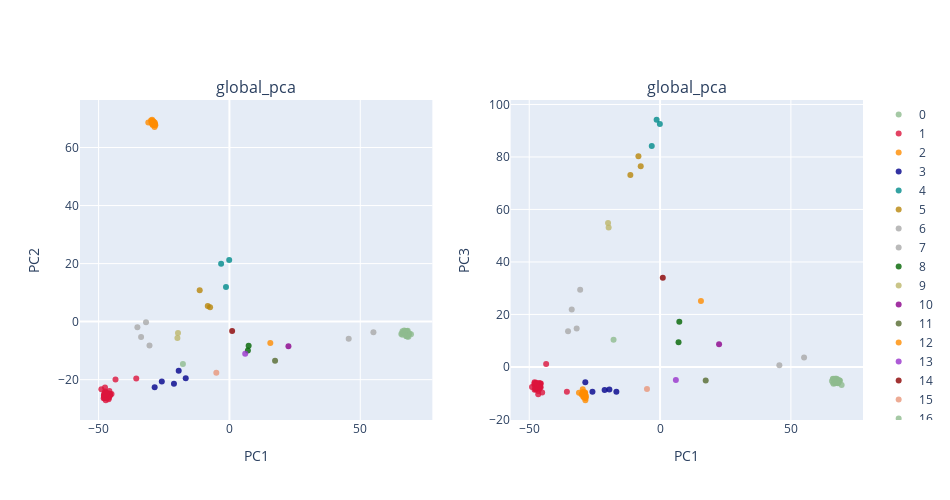

Notebook code for this chart:
### Code cell
###
plot_global_pca(feats,label_select,PCA_color_ref,title= 'global_pca',height= 500,width= 950)

### Figure 1 — Plotly figure (JSON) as saved in the notebook; plotly's stock layout.template omitted (floating-point values rounded to 4 significant figures)
{"data": [{"marker": {"color": "darkseagreen", "line": {"width": 0}, "opacity": 0.8, "size": 6, "symbol": "circle"}, "mode": "markers", "name": "0", "type": "scatter", "x": [68.47, 67.73, 67.5, 66.79, 66.15, 69.39, 68.77, 68.02, 67.83, 67.98, 67.99, 66.07, 67.5, 67.87, 67.7, 67.36, 66.96, 67.31, 67.6, 67.9, 67.27, 68.38, 67.5, 65.69, 67.77, 67.86, 67.79, 68.29, 67.16, 67.18, 68.03, 67.8, 66.27, 67.33, 68.13, 67.78, 67.64, 66.79, 66.74, 66.13], "xaxis": "x", "y": [-4.358, -3.304, -4.978, -3.034, -3.307, -4.349, -4.075, -4.76, -4.233, -4.211, -5.099, -4.543, -4.361, -4.006, -4.262, -3.204, -4.148, -3.592, -4.099, -4.974, -3.663, -5.187, -3.317, -4.238, -4.837, -4.037, -3.768, -4.104, -3.701, -3.572, -3.699, -3.211, -3.905, -4.293, -3.106, -5.068, -4.167, -3.801, -3.759, -3.83], "yaxis": "y"}, {"marker": {"color": "crimson", "line": {"width": 0}, "opacity": 0.8, "size": 6, "symbol": "circle"}, "mode": "markers", "name": "1", "type": "scatter", "x": [-47.55, -47.42, -45.81, -47.31, -46.57, -46.16, -47.11, -46.16, -47.56, -45.64, -46.25, -45.89, -45.57, -47.01, -47.93, -45.06, -47.68, -47.59, -47.95, -46.37, -46.08, -47.59, -47.5, -47.11, -48.05, -47.84, -47.45, -46.57, -47.37, -47.22, -46.62, -47.55, -47.45, -45.88, -48.94, -45.85, -46.9, -47.96, -47.01, -47.27, -43.54, -35.61], "xaxis": "x", "y": [-25.13, -25.07, -25.67, -25.62, -25.15, -26.73, -25.69, -26.02, -25.93, -25.37, -25.39, -24.89, -24.9, -26.12, -25.14, -24.91, -24.49, -25.17, -25.65, -24.67, -26.2, -26.31, -24.82, -25.37, -26.43, -26.24, -24.09, -25.0, -25.31, -24.52, -26.0, -22.72, -24.63, -23.87, -23.35, -25.2, -25.1, -25.48, -24.72, -27.1, -19.92, -19.61], "yaxis": "y"}, {"marker": {"color": "darkorange", "line": {"width": 0}, "opacity": 0.8, "size": 6, "symbol": "circle"}, "mode": "markers", "name": "2", "type": "scatter", "x": [-28.62, -29.51, -28.64, -28.94, -29.42, -28.78, -28.95, -28.4, -29.33, -28.55, -29.32, -28.69, -29.26, -29.98, -28.32, -31.0, -29.69, -29.55, -29.21, -29.1], "xaxis": "x", "y": [67.09, 68.71, 67.9, 68.6, 68.62, 67.9, 68.71, 68.11, 67.98, 68.66, 67.77, 67.97, 68.98, 69.28, 67.64, 68.61, 68.39, 69.57, 68.07, 69.05], "yaxis": "y"}, {"marker": {"color": "darkblue", "line": {"width": 0}, "opacity": 0.8, "size": 6, "symbol": "circle"}, "mode": "markers", "name": "3", "type": "scatter", "x": [-16.7, -19.38, -21.2, -28.57, -25.84], "xaxis": "x", "y": [-19.51, -16.93, -21.45, -22.59, -20.63], "yaxis": "y"}, {"marker": {"color": "darkcyan", "line": {"width": 0}, "opacity": 0.8, "size": 6, "symbol": "circle"}, "mode": "markers", "name": "4", "type": "scatter", "x": [-0.07974, -3.179, -1.314], "xaxis": "x", "y": [21.22, 19.92, 11.92], "yaxis": "y"}, {"marker": {"color": "darkgoldenrod", "line": {"width": 0}, "opacity": 0.8, "size": 6, "symbol": "circle"}, "mode": "markers", "name": "5", "type": "scatter", "x": [-8.271, -11.36, -7.393], "xaxis": "x", "y": [5.421, 10.83, 4.937], "yaxis": "y"}, {"marker": {"color": "darkgray", "line": {"width": 0}, "opacity": 0.8, "size": 6, "symbol": "circle"}, "mode": "markers", "name": "6", "type": "scatter", "x": [-30.54, -35.17, -31.87, -33.76], "xaxis": "x", "y": [-8.223, -1.9, -0.1903, -5.293], "yaxis": "y"}, {"marker": {"color": "darkgrey", "line": {"width": 0}, "opacity": 0.8, "size": 6, "symbol": "circle"}, "mode": "markers", "name": "7", "type": "scatter", "x": [55.03, 45.59], "xaxis": "x", "y": [-3.654, -5.895], "yaxis": "y"}, {"marker": {"color": "darkgreen", "line": {"width": 0}, "opacity": 0.8, "size": 6, "symbol": "circle"}, "mode": "markers", "name": "8", "type": "scatter", "x": [7.059, 7.347], "xaxis": "x", "y": [-9.916, -8.338], "yaxis": "y"}, {"marker": {"color": "darkkhaki", "line": {"width": 0}, "opacity": 0.8, "size": 6, "symbol": "circle"}, "mode": "markers", "name": "9", "type": "scatter", "x": [-19.88, -19.65], "xaxis": "x", "y": [-5.656, -3.964], "yaxis": "y"}, {"marker": {"color": "darkmagenta", "line": {"width": 0}, "opacity": 0.8, "size": 6, "symbol": "circle"}, "mode": "markers", "name": "10", "type": "scatter", "x": [22.55], "xaxis": "x", "y": [-8.47], "yaxis": "y"}, {"marker": {"color": "darkolivegreen", "line": {"width": 0}, "opacity": 0.8, "size": 6, "symbol": "circle"}, "mode": "markers", "name": "11", "type": "scatter", "x": [17.44], "xaxis": "x", "y": [-13.53], "yaxis": "y"}, {"marker": {"color": "darkorange", "line": {"width": 0}, "opacity": 0.8, "size": 6, "symbol": "circle"}, "mode": "markers", "name": "12", "type": "scatter", "x": [15.62], "xaxis": "x", "y": [-7.388], "yaxis": "y"}, {"marker": {"color": "darkorchid", "line": {"width": 0}, "opacity": 0.8, "size": 6, "symbol": "circle"}, "mode": "markers", "name": "13", "type": "scatter", "x": [6.033], "xaxis": "x", "y": [-11.05], "yaxis": "y"}, {"marker": {"color": "darkred", "line": {"width": 0}, "opacity": 0.8, "size": 6, "symbol": "circle"}, "mode": "markers", "name": "14", "type": "scatter", "x": [1.04], "xaxis": "x", "y": [-3.237], "yaxis": "y"}, {"marker": {"color": "darksalmon", "line": {"width": 0}, "opacity": 0.8, "size": 6, "symbol": "circle"}, "mode": "markers", "name": "15", "type": "scatter", "x": [-5.008], "xaxis": "x", "y": [-17.62], "yaxis": "y"}, {"marker": {"color": "darkseagreen", "line": {"width": 0}, "opacity": 0.8, "size": 6, "symbol": "circle"}, "mode": "markers", "name": "16", "type": "scatter", "x": [-17.77], "xaxis": "x", "y": [-14.57], "yaxis": "y"}, {"marker": {"color": "darkseagreen", "line": {"width": 0}, "opacity": 0.8, "size": 6, "symbol": "circle"}, "mode": "markers", "name": "0", "type": "scatter", "x": [68.47, 67.73, 67.5, 66.79, 66.15, 69.39, 68.77, 68.02, 67.83, 67.98, 67.99, 66.07, 67.5, 67.87, 67.7, 67.36, 66.96, 67.31, 67.6, 67.9, 67.27, 68.38, 67.5, 65.69, 67.77, 67.86, 67.79, 68.29, 67.16, 67.18, 68.03, 67.8, 66.27, 67.33, 68.13, 67.78, 67.64, 66.79, 66.74, 66.13], "xaxis": "x2", "y": [-5.094, -6.064, -4.981, -4.55, -6.013, -6.845, -5.225, -5.644, -5.8, -6.175, -5.758, -4.559, -4.487, -6.001, -5.593, -5.933, -6.191, -5.915, -4.943, -5.656, -5.401, -5.189, -6.011, -5.336, -5.907, -5.604, -5.032, -5.378, -5.605, -4.492, -5.371, -5.09, -6.42, -5.56, -6.044, -5.501, -5.733, -5.942, -5.171, -4.522], "yaxis": "y2"}, {"marker": {"color": "crimson", "line": {"width": 0}, "opacity": 0.8, "size": 6, "symbol": "circle"}, "mode": "markers", "name": "1", "type": "scatter", "x": [-47.55, -47.42, -45.81, -47.31, -46.57, -46.16, -47.11, -46.16, -47.56, -45.64, -46.25, -45.89, -45.57, -47.01, -47.93, -45.06, -47.68, -47.59, -47.95, -46.37, -46.08, -47.59, -47.5, -47.11, -48.05, -47.84, -47.45, -46.57, -47.37, -47.22, -46.62, -47.55, -47.45, -45.88, -48.94, -45.85, -46.9, -47.96, -47.01, -47.27, -43.54, -35.61], "xaxis": "x2", "y": [-8.085, -8.259, -6.341, -7.916, -9.141, -8.399, -7.565, -6.276, -8.008, -7.75, -6.217, -6.62, -6.302, -6.838, -6.854, -9.773, -6.371, -8.317, -8.679, -7.828, -6.58, -7.09, -8.072, -7.855, -6.542, -6.161, -6.928, -10.43, -8.221, -6.571, -7.61, -8.495, -6.812, -7.245, -7.624, -7.744, -7.422, -5.819, -6.786, -6.003, 1.151, -9.443], "yaxis": "y2"}, {"marker": {"color": "darkorange", "line": {"width": 0}, "opacity": 0.8, "size": 6, "symbol": "circle"}, "mode": "markers", "name": "2", "type": "scatter", "x": [-28.62, -29.51, -28.64, -28.94, -29.42, -28.78, -28.95, -28.4, -29.33, -28.55, -29.32, -28.69, -29.26, -29.98, -28.32, -31.0, -29.69, -29.55, -29.21, -29.1], "xaxis": "x2", "y": [-11.79, -9.907, -9.758, -10.04, -9.522, -10.93, -9.806, -11.71, -11.32, -12.7, -10.54, -10.04, -10.06, -10.54, -11.07, -9.841, -10.17, -8.486, -11.45, -10.51], "yaxis": "y2"}, {"marker": {"color": "darkblue", "line": {"width": 0}, "opacity": 0.8, "size": 6, "symbol": "circle"}, "mode": "markers", "name": "3", "type": "scatter", "x": [-16.7, -19.38, -21.2, -28.57, -25.84], "xaxis": "x2", "y": [-9.472, -8.627, -8.773, -5.802, -9.478], "yaxis": "y2"}, {"marker": {"color": "darkcyan", "line": {"width": 0}, "opacity": 0.8, "size": 6, "symbol": "circle"}, "mode": "markers", "name": "4", "type": "scatter", "x": [-0.07974, -3.179, -1.314], "xaxis": "x2", "y": [92.53, 84.18, 94.17], "yaxis": "y2"}, {"marker": {"color": "darkgoldenrod", "line": {"width": 0}, "opacity": 0.8, "size": 6, "symbol": "circle"}, "mode": "markers", "name": "5", "type": "scatter", "x": [-8.271, -11.36, -7.393], "xaxis": "x2", "y": [80.28, 73.13, 76.5], "yaxis": "y2"}, {"marker": {"color": "darkgray", "line": {"width": 0}, "opacity": 0.8, "size": 6, "symbol": "circle"}, "mode": "markers", "name": "6", "type": "scatter", "x": [-30.54, -35.17, -31.87, -33.76], "xaxis": "x2", "y": [29.41, 13.64, 14.62, 21.92], "yaxis": "y2"}, {"marker": {"color": "darkgrey", "line": {"width": 0}, "opacity": 0.8, "size": 6, "symbol": "circle"}, "mode": "markers", "name": "7", "type": "scatter", "x": [55.03, 45.59], "xaxis": "x2", "y": [3.564, 0.631], "yaxis": "y2"}, {"marker": {"color": "darkgreen", "line": {"width": 0}, "opacity": 0.8, "size": 6, "symbol": "circle"}, "mode": "markers", "name": "8", "type": "scatter", "x": [7.059, 7.347], "xaxis": "x2", "y": [9.443, 17.22], "yaxis": "y2"}, {"marker": {"color": "darkkhaki", "line": {"width": 0}, "opacity": 0.8, "size": 6, "symbol": "circle"}, "mode": "markers", "name": "9", "type": "scatter", "x": [-19.88, -19.65], "xaxis": "x2", "y": [54.87, 53.14], "yaxis": "y2"}, {"marker": {"color": "darkmagenta", "line": {"width": 0}, "opacity": 0.8, "size": 6, "symbol": "circle"}, "mode": "markers", "name": "10", "type": "scatter", "x": [22.55], "xaxis": "x2", "y": [8.626], "yaxis": "y2"}, {"marker": {"color": "darkolivegreen", "line": {"width": 0}, "opacity": 0.8, "size": 6, "symbol": "circle"}, "mode": "markers", "name": "11", "type": "scatter", "x": [17.44], "xaxis": "x2", "y": [-5.144], "yaxis": "y2"}, {"marker": {"color": "darkorange", "line": {"width": 0}, "opacity": 0.8, "size": 6, "symbol": "circle"}, "mode": "markers", "name": "12", "type": "scatter", "x": [15.62], "xaxis": "x2", "y": [25.15], "yaxis": "y2"}, {"marker": {"color": "darkorchid", "line": {"width": 0}, "opacity": 0.8, "size": 6, "symbol": "circle"}, "mode": "markers", "name": "13", "type": "scatter", "x": [6.033], "xaxis": "x2", "y": [-4.947], "yaxis": "y2"}, {"marker": {"color": "darkred", "line": {"width": 0}, "opacity": 0.8, "size": 6, "symbol": "circle"}, "mode": "markers", "name": "14", "type": "scatter", "x": [1.04], "xaxis": "x2", "y": [34.0], "yaxis": "y2"}, {"marker": {"color": "darksalmon", "line": {"width": 0}, "opacity": 0.8, "size": 6, "symbol": "circle"}, "mode": "markers", "name": "15", "type": "scatter", "x": [-5.008], "xaxis": "x2", "y": [-8.373], "yaxis": "y2"}, {"marker": {"color": "darkseagreen", "line": {"width": 0}, "opacity": 0.8, "size": 6, "symbol": "circle"}, "mode": "markers", "name": "16", "type": "scatter", "x": [-17.77], "xaxis": "x2", "y": [10.36], "yaxis": "y2"}], "layout": {"annotations": [{"font": {"size": 16}, "showarrow": false, "text": "global_pca", "x": 0.225, "xanchor": "center", "xref": "paper", "y": 1, "yanchor": "bottom", "yref": "paper"}, {"font": {"size": 16}, "showarrow": false, "text": "global_pca", "x": 0.775, "xanchor": "center", "xref": "paper", "y": 1, "yanchor": "bottom", "yref": "paper"}], "height": 500, "width": 950, "xaxis": {"anchor": "y", "domain": [0, 0.45], "title": {"text": "PC1"}}, "xaxis2": {"anchor": "y2", "domain": [0.55, 1], "title": {"text": "PC1"}}, "yaxis": {"anchor": "x", "domain": [0, 1], "title": {"text": "PC2"}}, "yaxis2": {"anchor": "x2", "domain": [0, 1], "title": {"text": "PC3"}}}}
